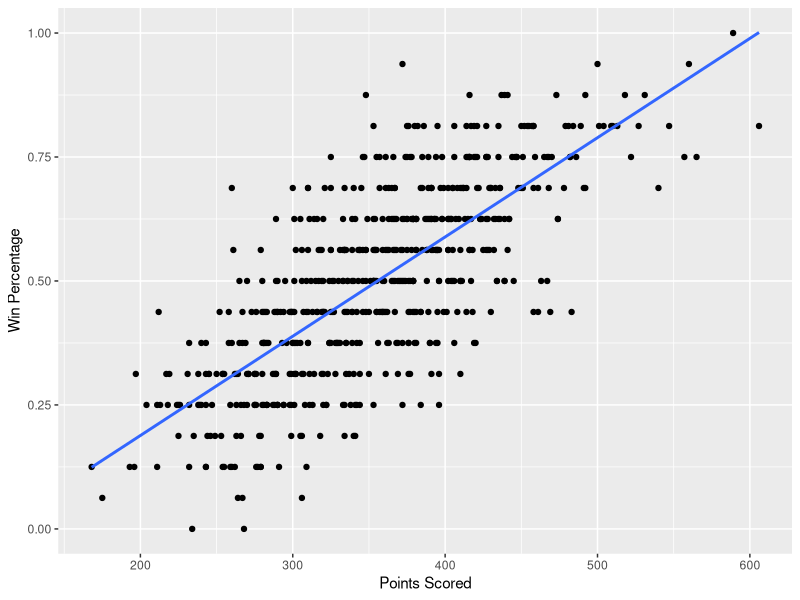
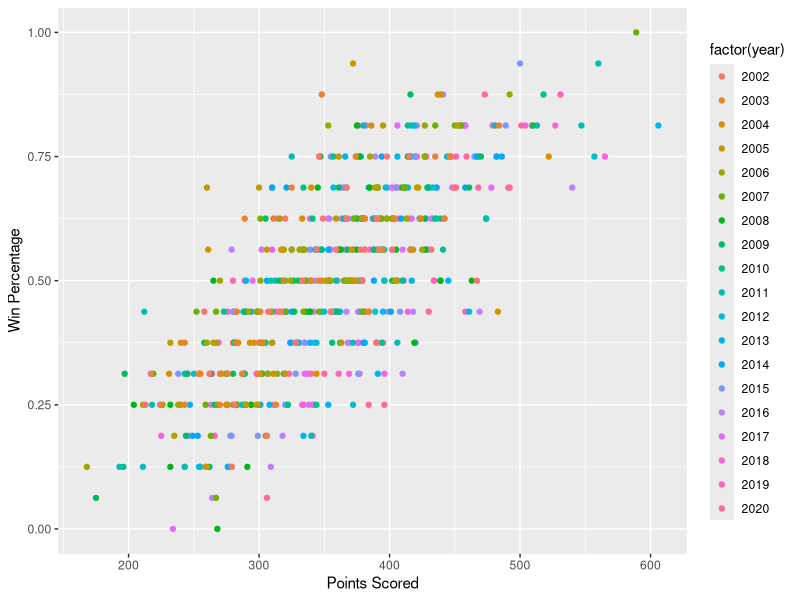
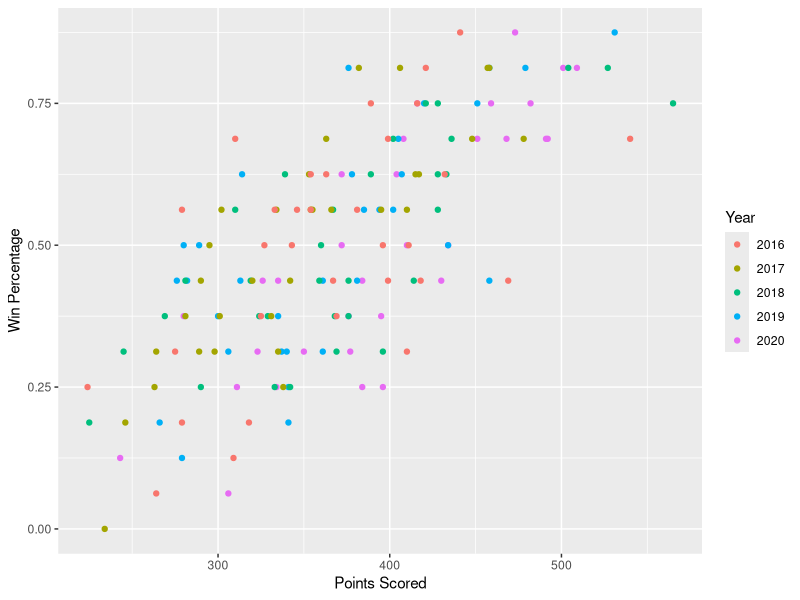
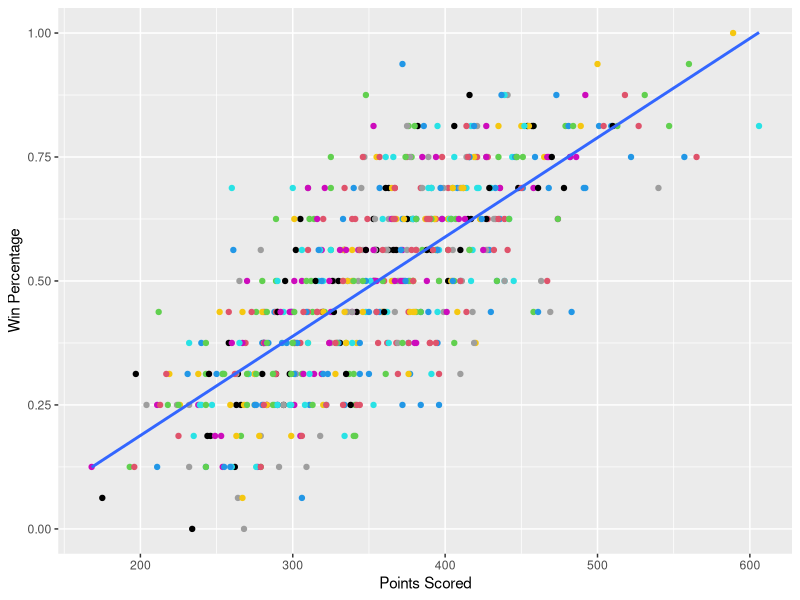
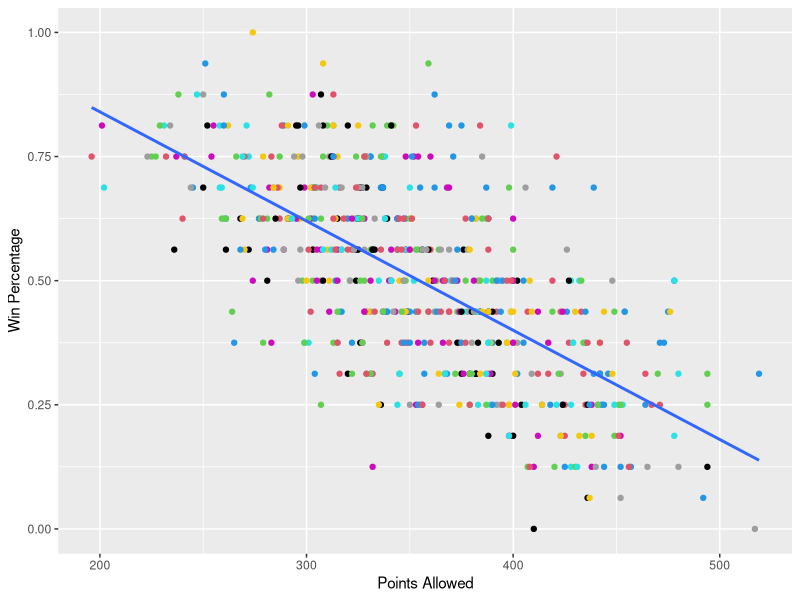
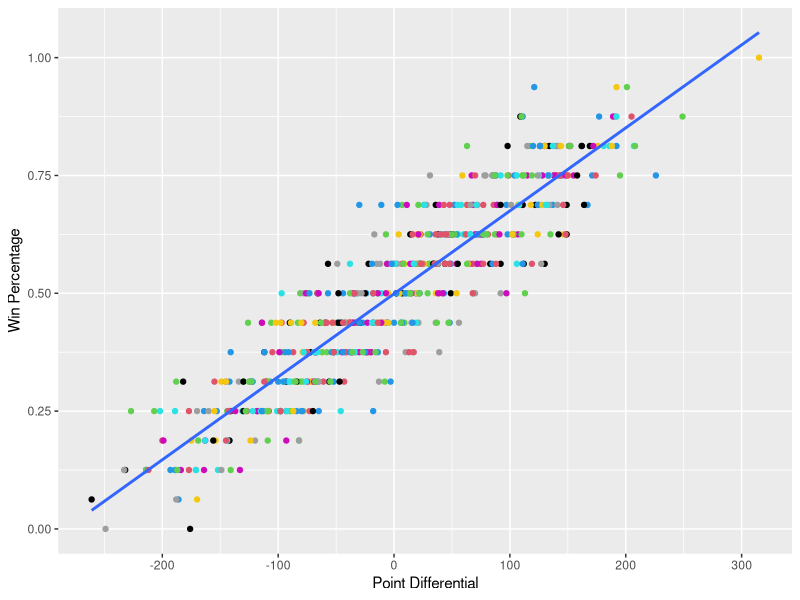
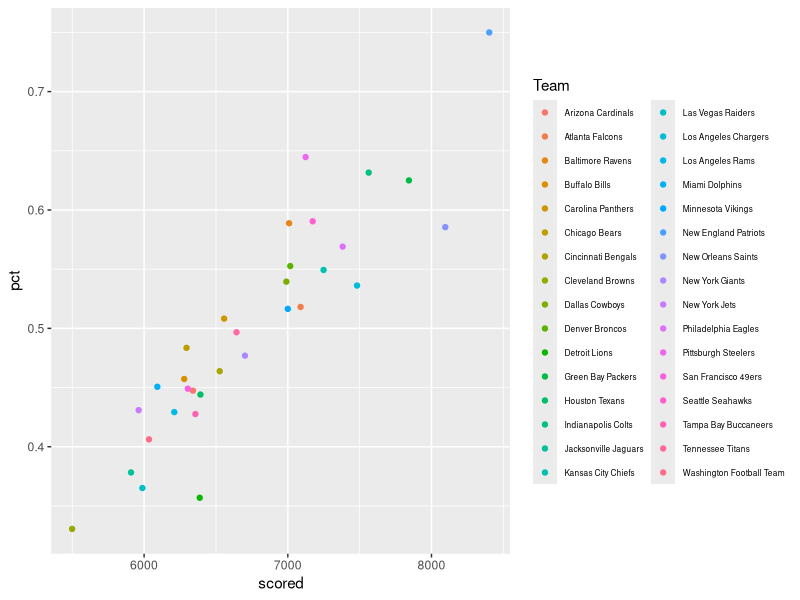
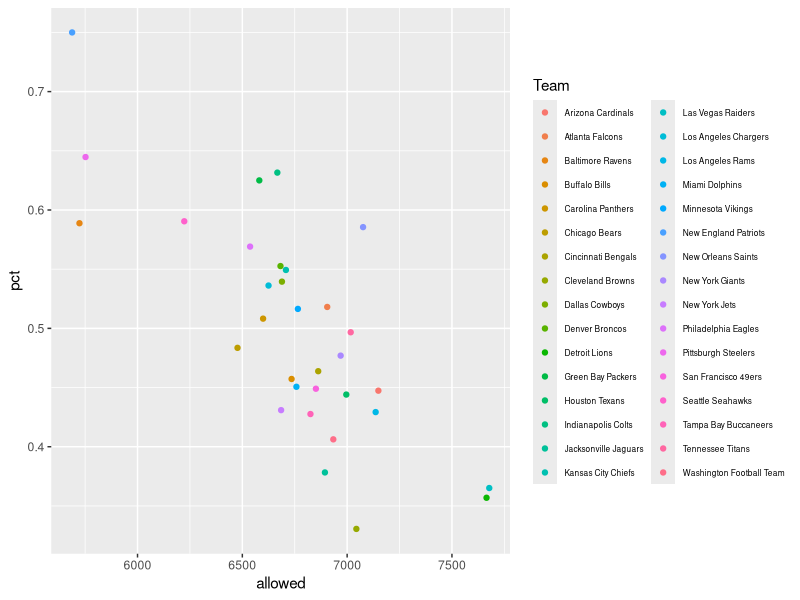

The R script that drew these images, in order:
## ---- chunk 1
knitr::opts_chunk$set(echo = TRUE)
## ---- chunk 2
library(tidyverse)
library(ggplot2)
## ---- chunk 3
df <- read_tsv('NFLData.tsv')
## ---- chunk 4
names(df)
summary(df)
head(df)
## ---- chunk 5
combined_df <- df %>%
  group_by(team) %>%
  summarise(wins = sum(wins), losses = sum(losses), ties = sum(ties), 
            scored = sum(forced), 
            allowed = sum(allowed),
            net = sum(net)) %>%
  mutate(pct = (wins + 0.5 * ties) / (wins + losses + ties))
print(combined_df)
## ---- chunk 6
ggplot(data=df, aes(x = forced, y = pct)) + geom_point() +
  geom_smooth(formula = y ~ x, method = "lm", se = FALSE) +
  labs(x = "Points Scored", y = "Win Percentage")
## ---- chunk 7
ggplot(data=df, aes(x = forced, y = pct, color=factor(year))) + geom_point() +
  labs(x = "Points Scored", y = "Win Percentage")
## ---- chunk 8
df_2016_plus <- subset(df, df$year >= 2016)
ggplot(data=df_2016_plus, aes(x = forced, y = pct, color=factor(year))) + geom_point() +
  labs(x = "Points Scored", y = "Win Percentage") +
  guides(col = guide_legend("Year"))
## ---- chunk 9
ggplot(data=df, aes(x=forced, y=pct)) + geom_point(color=factor(df$year)) +
  geom_smooth(formula = y ~ x, method = "lm", se = FALSE) +
  labs(x = "Points Scored", y = "Win Percentage")
ggplot(data=df, aes(x=allowed, y=pct)) + geom_point(color=factor(df$year)) +
  geom_smooth(formula = y ~ x, method = "lm", se = FALSE) +
  labs(x = "Points Allowed", y = "Win Percentage")
ggplot(data=df, aes(x=net, y=pct)) + geom_point(color=factor(df$year)) +
  geom_smooth(formula = y ~ x, method = "lm", se = FALSE) +
  labs(x = "Point Differential", y = "Win Percentage")
## ---- chunk 10
print(cor(x=df$forced, y=df$pct))
print(cor(x=df$allowed, y=df$pct))
print(cor(x=df$net, y=df$pct))
## ---- chunk 11
ggplot(data=combined_df, aes(x=scored, y=pct, color = team)) + geom_point() +
  guides(col = guide_legend("Team")) + 
  theme(legend.text = element_text(size = 6))
ggplot(data=combined_df, aes(x=allowed, y=pct, color = team)) + geom_point() +
  guides(col = guide_legend("Team")) + 
  theme(legend.text = element_text(size = 6))
ggplot(data=combined_df, aes(x=net, y=pct, color = team)) + geom_point() +
  guides(col = guide_legend("Team")) + 
  theme(legend.text = element_text(size = 6))
## ---- chunk 12
print(cor(x=combined_df$scored, y=combined_df$pct))
print(cor(x=combined_df$allowed, y=combined_df$pct))
print(cor(x=combined_df$net, y=combined_df$pct))
## ---- chunk 13
ggplot(data=combined_df, aes(x=team, y=pct)) + geom_col() +
  theme(axis.text.x = element_text(angle = 90, vjust=0.5, hjust=1)) +
  labs(x="Team", y="Win Percentage")
## ---- chunk 14
sessionInfo()
